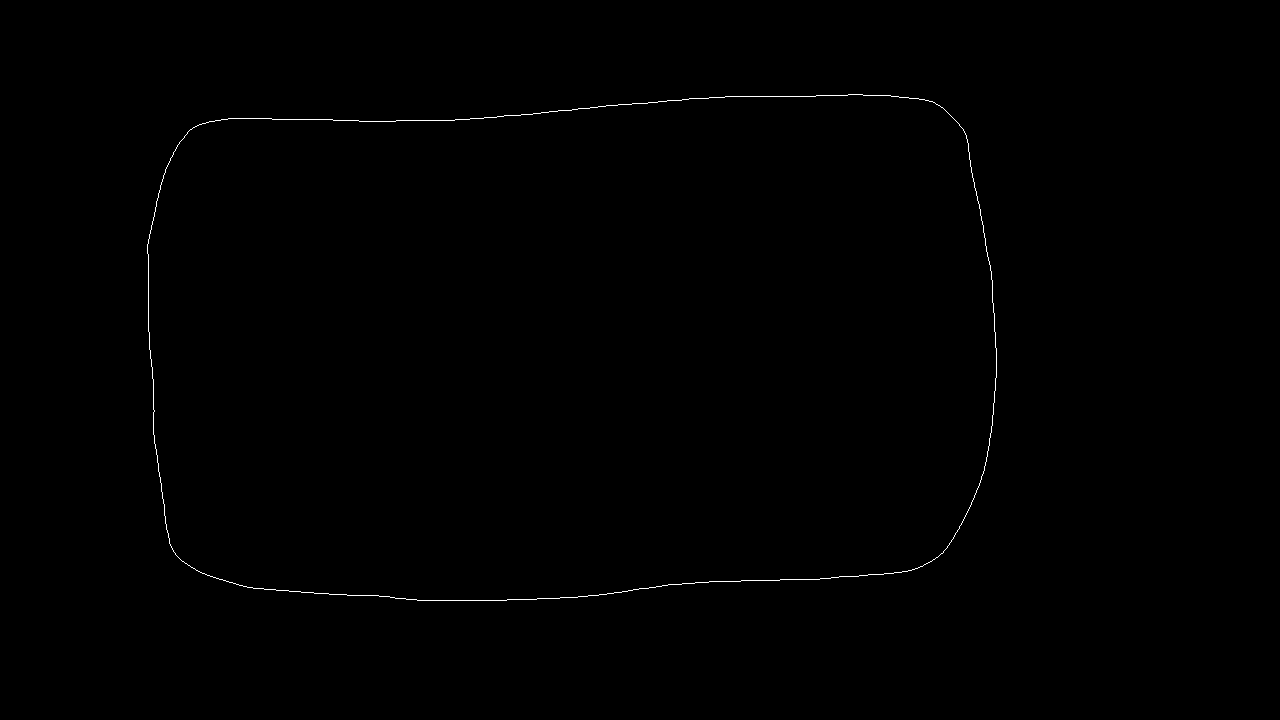
#> input picture scripts/npc_path_line_edited.png, 1280 x 720 px
$ python -i preprocessing.py   (imports and definitions only)   (older library calls are emulated)
#> lines starting #> are read from the running program, lines starting #| are printed output that depends on the picture; after the words box and inside, x2 and y2 are one past the last pixel; in counts of white or black regions, pixels touching at a corner belong together
import cv2
import numpy as np

def preprocess(path):
    #path = '../pictures/test_track4.jpg'
#> called with path = 'npc_path_line_edited.png'
    img = cv2.imread(path)
#> img is the input picture: shape (720, 1280, 3); 0.26% white in thin lines or dots, all inside (x1, y1, x2, y2) = (147, 94, 997, 601)

    img_resized = cv2.resize(img, (1280, 720),
                  interpolation = cv2.INTER_LINEAR)

    result = np.ndarray((img_resized.shape[0], img_resized.shape[1], 4), dtype=np.uint8) #criando imagem com transparencia
    result[:,:,0:3] = img_resized[:,:,:] #copiando a imagem para o resultado
    src = cv2.GaussianBlur(img_resized, (11, 11), 0) #suavização para elimanar ruídos
    img_gray = cv2.cvtColor(src, cv2.COLOR_BGR2GRAY) #conversão para escala de cinza
    #obtenção do gradiente em X e em Y
    grad_x = cv2.Sobel(img_gray, cv2.CV_16S, 1, 0, ksize=5, scale=1, delta=0, borderType=cv2.BORDER_DEFAULT)
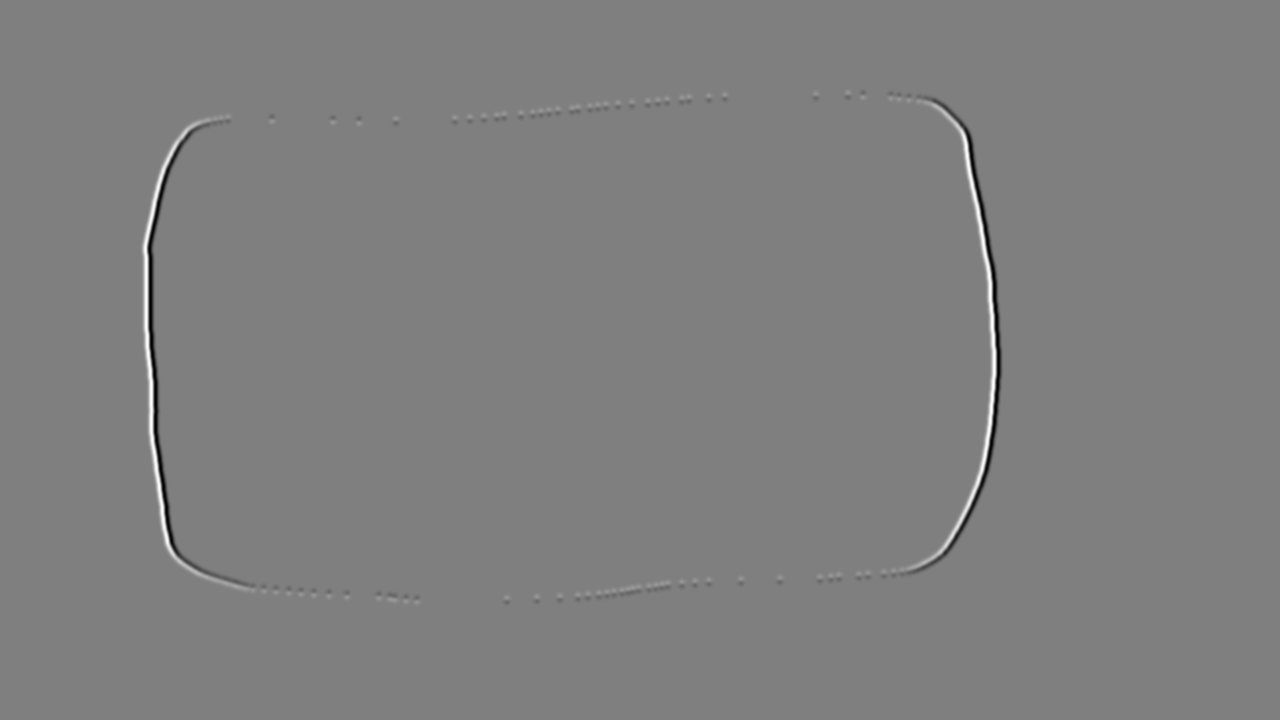
#> grad_x: shape (720, 1280) int16; min -1616, max 1616, mean 0; drawn with min black and max white
    grad_y = cv2.Sobel(img_gray, cv2.CV_16S, 0, 1, ksize=5)
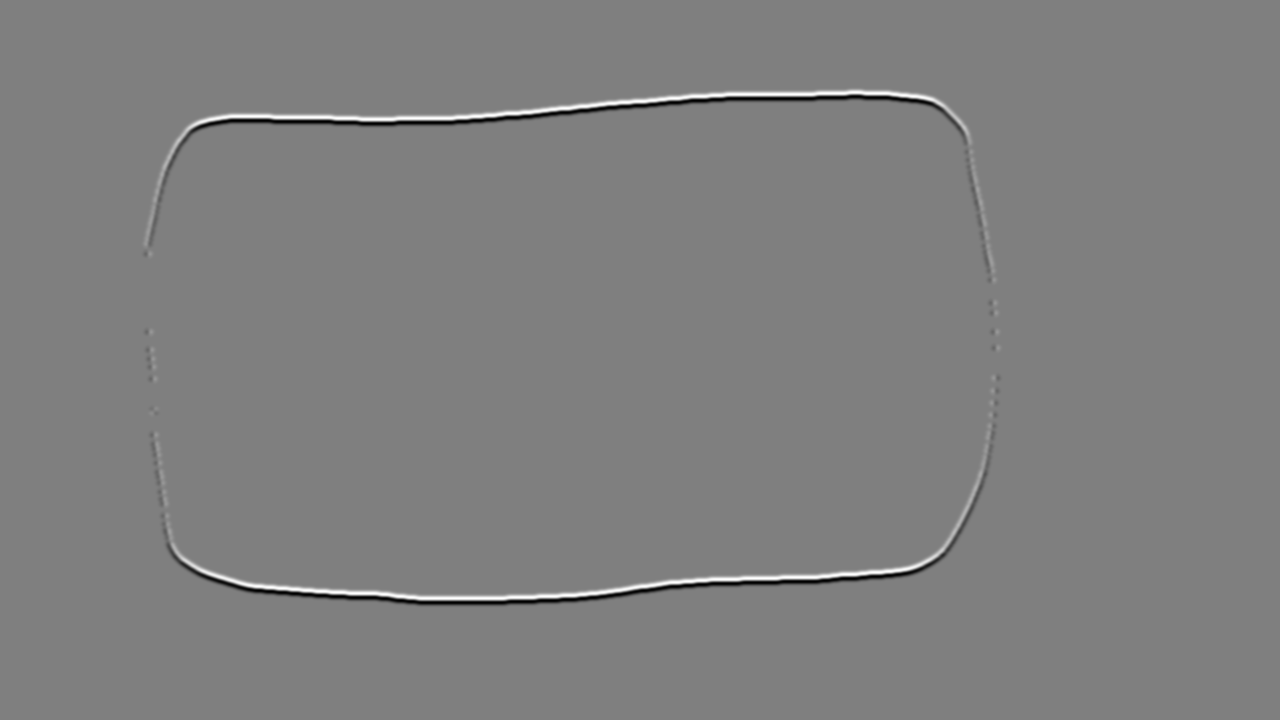
#> grad_y: shape (720, 1280) int16; min -1616, max 1616, mean 0; drawn with min black and max white

    #absoluto de cada gradiente
    abs_grad_x = cv2.convertScaleAbs(grad_x)
    abs_grad_y = cv2.convertScaleAbs(grad_y)

    #cálculo da média dos dois gradientes
    grad = cv2.addWeighted(abs_grad_x, 0.5, abs_grad_y, 0.5, 0)

    #binarização da imagem de acordo com o threshold
    #esse threshold foi escolhido de forma empírica ao observar os valores obtidos com o gradiente
    threshold = 70
    grad[grad < threshold] = 0
    grad[grad > 0] = 1
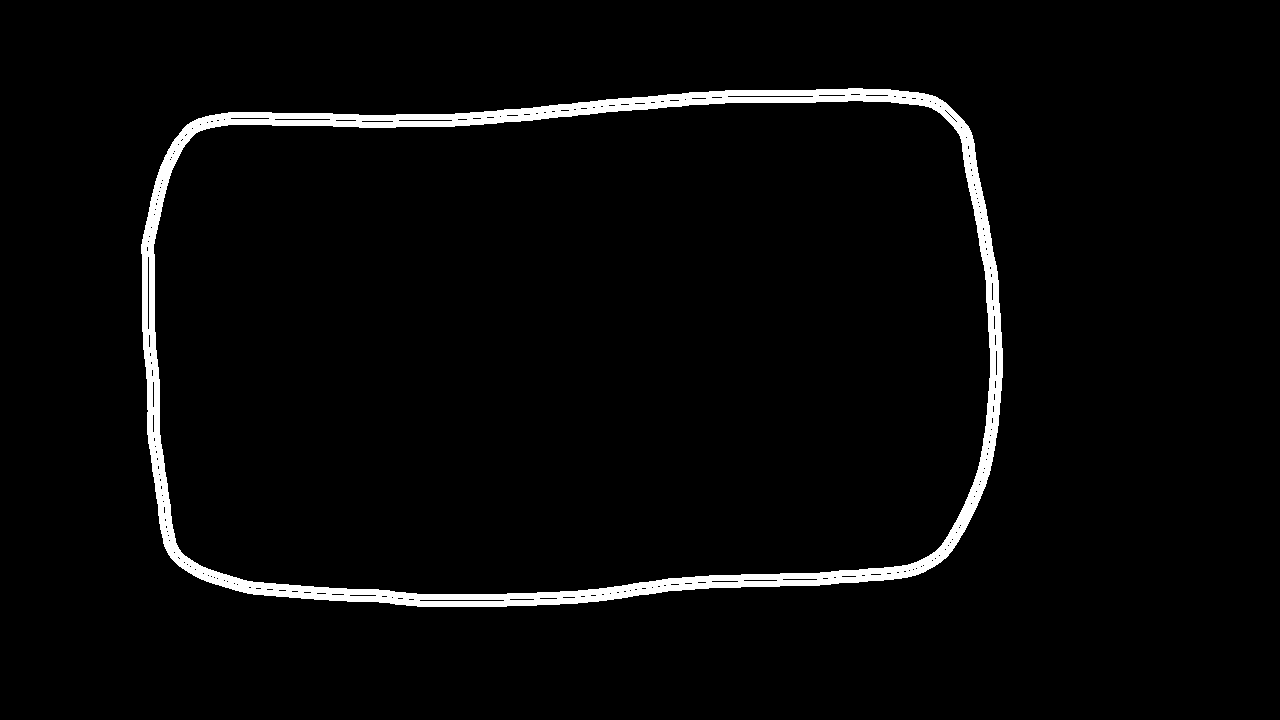
#> grad: shape (720, 1280); values 0 (black) and 1 (white), 3.3% white; 1 white region, box (x1, y1, x2, y2) and area: (141, 88, 1003, 607) 30212

    result[:,:,3] = grad[:,:] #adição do gradiente limiarizado como o canal alpha
#> result: shape (720, 1280, 4); mean B, G, R, A 0.7, 0.7, 0.7, 0
    result[:,:,3] *= 255
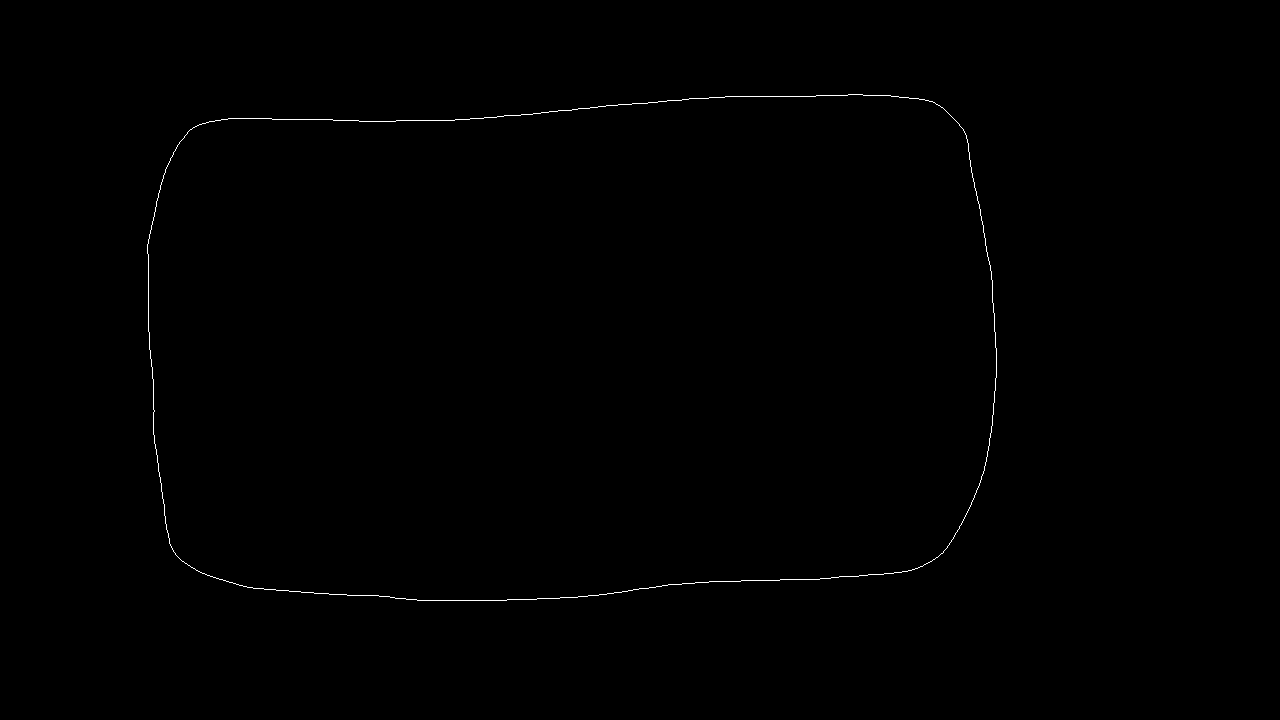
#> result: shape (720, 1280, 4); mean B, G, R, A 0.7, 0.7, 0.7, 8.4

    cv2.imwrite('track_border.png', result)

    return 'track_border.png'

>>> result = preprocess('npc_path_line_edited.png')
